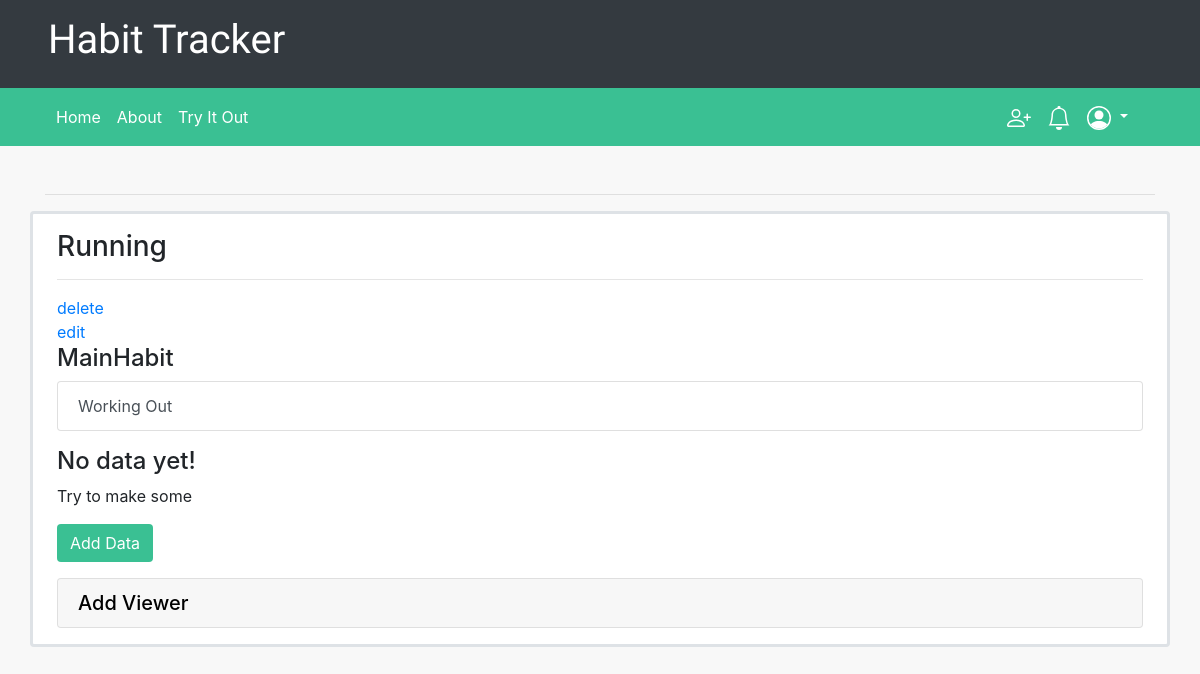
The page /subhabit/15 (signed in) on the database as committed earlier.
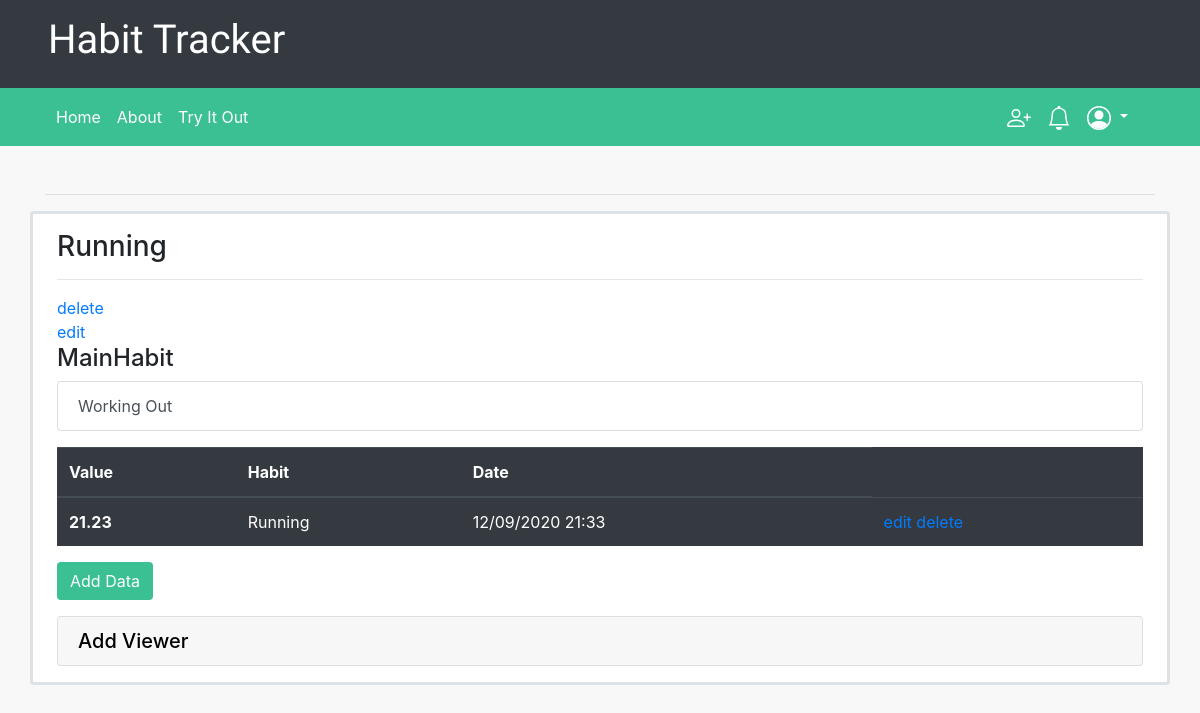
The same page on the database as committed later.
### habits/models.py (models this page shows, shortened)
class DataEntry(models.Model):
    date = models.DateTimeField(auto_now_add=True)

class QuantitativeData(DataEntry):
    parentSet = models.ForeignKey(QuantitativeDataSet, on_delete=models.CASCADE, related_name="dataEntries", default=None)
    content = models.DecimalField(max_digits=20, decimal_places=2)

class DataSet(models.Model):
    associatedHabit = models.OneToOneField(Habit, on_delete=models.CASCADE, related_name="dataSet")
    type = models.IntegerField(default=0)
    monthDays = {
        1: 31,
        3: 31,
        4: 30,
        5: 31,
        6: 30,
        7: 31,
        8: 31,
        9: 30,
        10: 31,
        11: 30,
        12: 31
    }

class Habit(models.Model):
    name = models.CharField(max_length=60)
    owner = models.ForeignKey(User, on_delete=models.CASCADE, related_name="habits")
    viewers = models.ManyToManyField(User, related_name="viewing", default=None, blank=True)
    dataType = models.SmallIntegerField(default=0)
    def getDataSetType(self):
        types = {
            0: QuantitativeDataSet,
            1: QualitativeDataSet
        }
        return types[self.dataType]
    def getDataSet(self):
        return self.getDataSetType().objects.get(associatedHabit=self)

class DataEntry(models.Model):
    date = models.DateTimeField(auto_now_add=True)

### habits/views.py (the view)
# urls.py: path("subhabit/<int:subhabit_id>", views.viewSubHabit, name="viewSubHabit"),
@login_required
def viewSubHabit(request, subhabit_id):
    habit = SubHabit.objects.get(id=subhabit_id)
    allData = habit.getData().order_by('-date')
    return render(request, "habits/viewSubHabit.html", {
        "habit": habit,
        "allData": allData
    })

### habits/models.py (called while the page is built)
    def getData(self):
        return self.getDataSet().dataEntries

### habits/templates/habits/viewSubHabit.html (shortened to what this page needs)
{% extends "habits/layout.html" %}
{% block body %}
    <div class="row justify-content-center">
        <div class="border px-4 py-3 mb-3 rounded bform col-12">
            <h3>{{ habit.name }}</h3>
            <hr>
            {% if user == habit.owner %}
                <a href="{% url 'deleteSubHabit' habit.id %}">delete</a>
                <br>
                <a href="{% url 'editSubHabit' habit.id %}">edit</a>
            {% endif %}
            <h4>MainHabit</h4>
            <div class="list-group mb-3">
                <a href="{% url 'viewHabit' habit.mainHabit_id %}" class="list-group-item list-group-item-action">{{ habit.mainHabit.name }}</a>
            </div>
            {% with datapoints=allData.all %}
                {% if datapoints %}
                    <table class="table table-hover table-dark">
                        <thead>
                            <tr>
                                <th scope="col">Value</th>
                                <th scope="col">Habit</th>
                                <th scope="col">Date</th>
                            </tr>
                        </thead>
                        {% for point in datapoints %}
                            <tr>
                                <th scope="row">{{ point.content }}</th>
                                <td>{{ point.parentSet.associatedHabit.name }}</td>
                                <td>{{ point.date|date:"SHORT_DATE_FORMAT" }} {{ point.date|time:"H:i" }}</td>
                                <td>
                                    <a href="{% url 'editEntry' point.parentSet.associatedHabit_id point.id %}">edit</a>
                                    <a href="{% url 'deleteEntry' point.parentSet.associatedHabit_id point.id %}">delete</a>
                                </td>
                            </tr>
                        {% endfor %}
                    </table>
                {% else %}
                    <h4>No data yet!</h4>
                    <p>Try to make some</p>
                {% endif%}
                {% if user == habit.owner %}
                    <a href="{% url 'addSubHabitData' habit.id%}"><button class="btn btn-login">Add Data</button></a>
                {% endif %}
            {% endwith %}
            {% if user == habit.owner %}
                <div class="accordion md-accordion mt-3" id="accordionEx" role="tablist" aria-multiselectable="true">
                    <div class="card">
                        <div class="card-header" role="tab" id="headingOne1">
                            <a data-toggle="collapse" data-parent="#accordionEx" href="#collapseOne1" aria-expanded="true"
                            aria-controls="collapseOne1" id="add-viewer">
                            <h5 class="mb-0">
                                Add Viewer
                            </h5>
                            </a>
                        </div>
                    </div>
                </div>
            {% endif %}
        </div>
    </div>
{% endblock %}

Rows that differ between the two databases and show on the page:
added QuantitativeData: content "21.23", parentSet.associatedHabit.name "Running", date "12/09/2020", date "21:33"
Other text that changed with them:
text no longer shown: "No data yet! Try to make some"
text now shown: "Value Habit Date"
